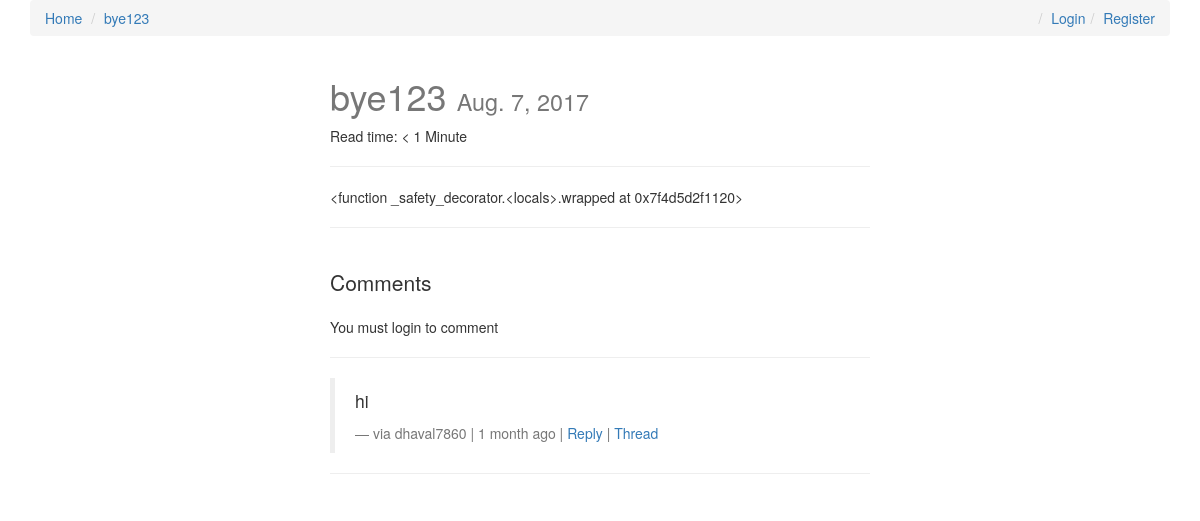
Screenshot of /123/ with the database file from the repository.
### posts/models.py (models this page shows, shortened)
class Post(models.Model):
    user = models.ForeignKey(settings.AUTH_USER_MODEL, default=1)
    title = models.CharField(max_length=120)
    slug = models.SlugField(unique=True)
    image = models.ImageField(upload_to=upload_location,
            null=True,
            blank=True,
            width_field="width_field",
            height_field="height_field")
    height_field = models.IntegerField(default=0)
    width_field = models.IntegerField(default=0)
    content = models.TextField()
    draft = models.BooleanField(default=False)
    publish = models.DateField(auto_now=False, auto_now_add=False)
    read_time =  models.IntegerField(default=0) # models.TimeField(null=True, blank=True) #assume minutes
    updated = models.DateTimeField(auto_now=True, auto_now_add=False)
    timestamp = models.DateTimeField(auto_now=False, auto_now_add=True)
    objects = PostManager()
    def get_absolute_url(self):
        return reverse("posts:detail", kwargs={"slug": self.slug})
    class Meta:
        ordering = ["-timestamp", "-updated"]
    def get_markdown(self):
        content = self.content
        markdown_text = markdown(content)
        return mark_safe(markdown_text)
    @property
    def comments(self):
        instance = self
        qs = Comment.objects.filter_by_instance(instance)
        return qs
    @property
    def get_content_type(self):
        instance = self
        content_type = ContentType.objects.get_for_model(instance.__class__)
        return content_type

### comments/models.py (models this page shows, shortened)
class Comment(models.Model):
    user        = models.ForeignKey(settings.AUTH_USER_MODEL, default=1)
    content_type = models.ForeignKey(ContentType, on_delete=models.CASCADE)
    object_id = models.PositiveIntegerField()
    content_object = GenericForeignKey('content_type', 'object_id')
    parent      = models.ForeignKey("self", null=True, blank=True)
    content     = models.TextField()
    timestamp   = models.DateTimeField(auto_now_add=True)
    objects = CommentManager()
    class Meta:
        ordering = ['-timestamp']
    def get_absolute_url(self):
        return reverse("comments:thread", kwargs={"id": self.id})
    def children(self): #replies
        return Comment.objects.filter(parent=self)

### posts/views.py (the view, shortened to what this page needs)
# urls.py: url(r'^(?P<slug>[\w-]+)/$', post_detail, name='detail'),
def post_detail(request, slug=None):
	instance = get_object_or_404(Post, slug=slug)
	if instance.publish > timezone.now().date() or instance.draft:
		if not request.user.is_staff or not request.user.is_superuser:
			raise Http404
	share_string = quote_plus(instance.content)
	initial_data = {
			"content_type": instance.get_content_type,
			"object_id": instance.id
	}
	form = CommentForm(request.POST or None, initial=initial_data)
	comments = instance.comments
	context = {
		"title": instance.title,
		"instance": instance,
		"share_string": share_string,
		"comments": comments,
		"comment_form":form,
	}
	return render(request, "post_detail.html", context)

### comments/models.py (called while the page is built)
    def filter_by_instance(self, instance):
        content_type = ContentType.objects.get_for_model(instance.__class__)
        obj_id = instance.id
        qs = super(CommentManager, self).filter(content_type=content_type, object_id= obj_id).filter(parent=None)
        return qs

### posts/templatetags/urlify.py (called while the page is built)
@register.filter
def urlify(value):
    return quote_plus(value)

### templates/post_detail.html (shortened to what this page needs)
{% extends "base.html" %}
{% load urlify %}
{% load crispy_forms_tags %}
 {% block post_detail_link %}
  <li><a href='{{ instance.get_absolute_url }}'>{{ instance.title }}</a></li>
  {% endblock %}
{% block content %}
<div class='col-sm-6 col-sm-offset-3'>
<h1>{{ title }} <small>{% if instance.draft %}<span style='color:red;'>Draft</span> {% endif %}{{ instance.publish }}</small></h1>
<p>Read time: {% if instance.read_time <= 1 %} < 1 Minute {% else %}{{ instance.read_time }} minutes {% endif %}</p>
<p><div class="fb-like" data-href="{{ request.build_absolute_uri }}" data-layout="button_count" data-action="like" data-show-faces="true" data-share="true"></div>
<hr/>
</p>
<div class='row'>
<div class='col-sm-12 '>
   <div class='post-detail-item'>{{ instance.get_markdown }}</div>
    <hr/>
    <br/>
    <div>
        <p class='lead'>Comments</p>
        {% if request.user.is_authenticated %}
        <form method="POST" action="."> {% csrf_token %}
            {{ comment_form|crispy }}
            <input type='submit' value='Post comment' class='btn btn-default'>
        </form>
        {% else %}
        <p>You must login to comment </p>
        {% endif %}
        <hr/>
        {% for comment in comments %}
        <blockquote>
          <p>{{ comment.content }}</p>
          <footer>via {{ comment.user }} | {{ comment.timestamp|timesince }} ago |  <a class='comment-reply-btn' href='#'>Reply</a> | <a class='' href='{{ comment.get_absolute_url }}'>Thread</a></footer>
        </blockquote>
        <hr/>
        {% endfor %}
    </div>
</div>
</div>
</div>
{% endblock content %}

### static/css/base.css (style rules this page uses)
h1 { color: #777777; }

### rows the page displays
Post: title "bye123", publish "Aug. 7, 2017", get_markdown "<function _safety_decorator.<locals>.wrapped at 0x7f4d5d2f1120>"
Comment: content "hi", user "dhaval7860", timestamp "1 month"
